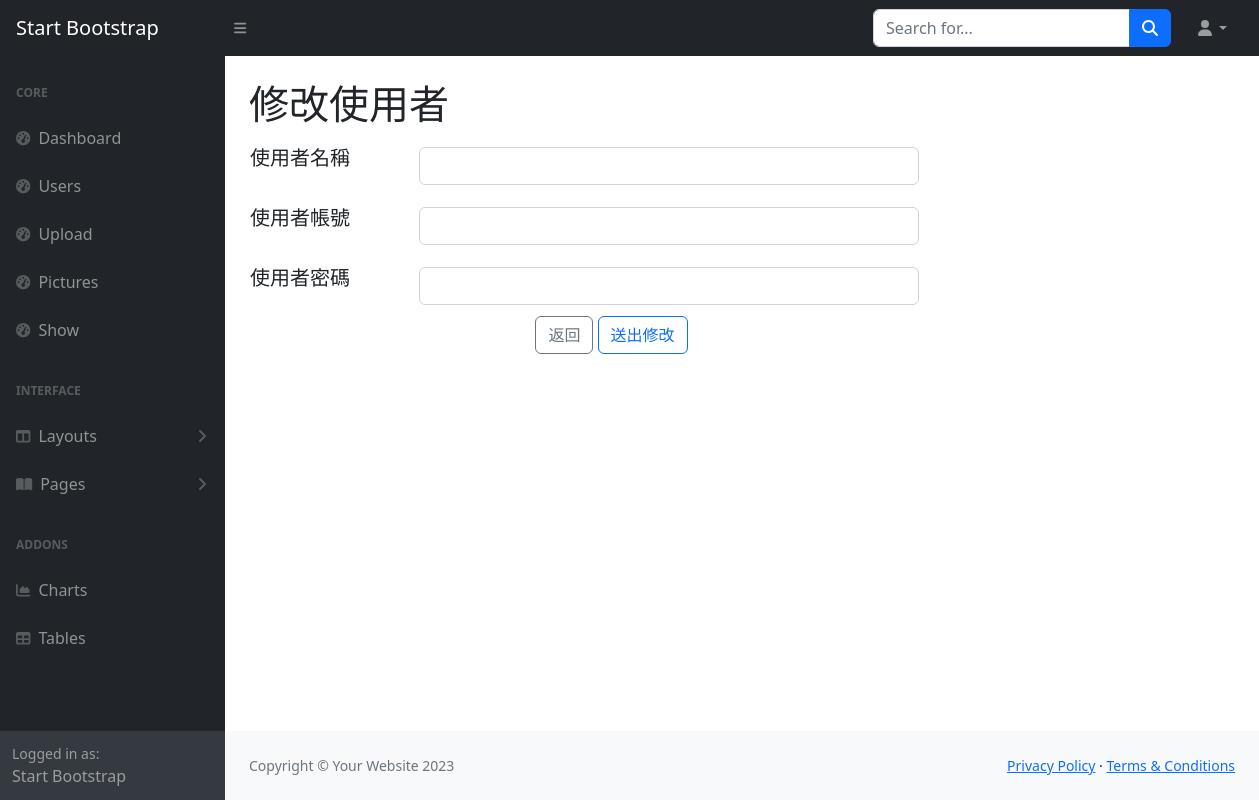
The app's page /edit/180, older data.
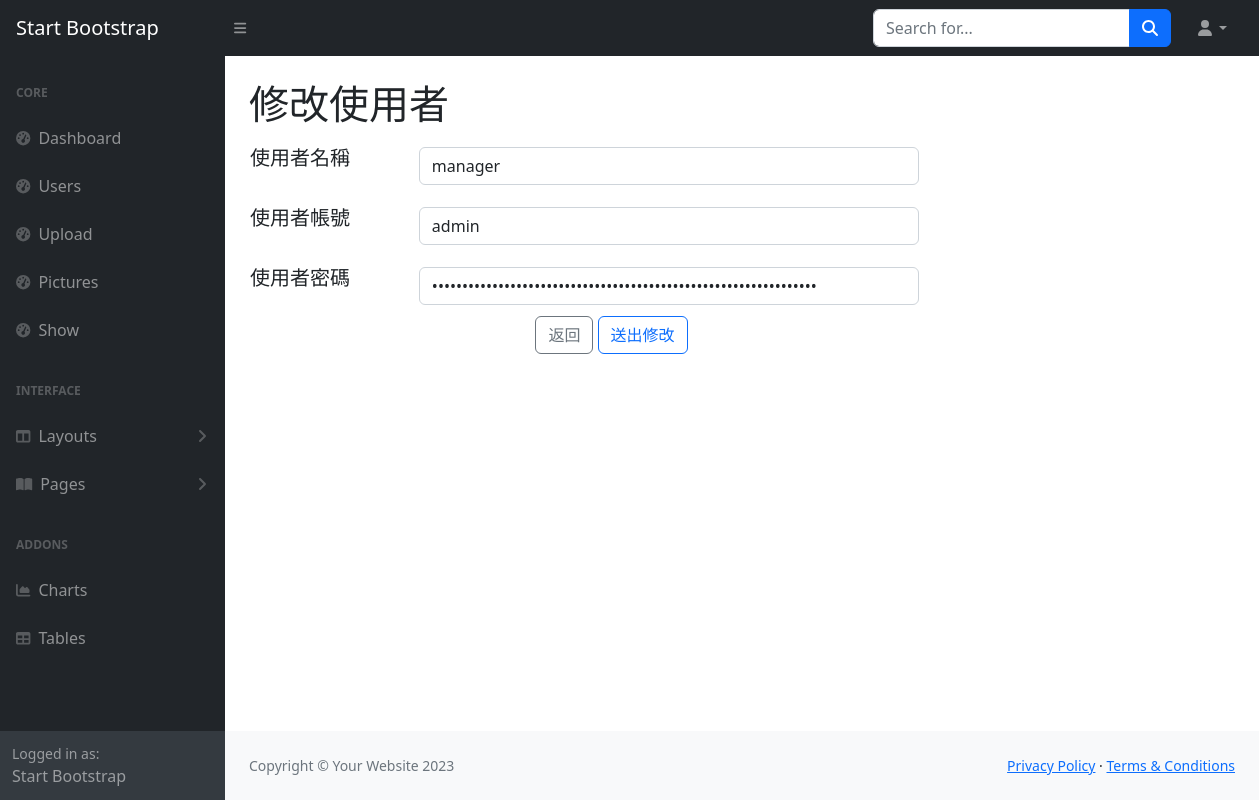
The same page, newer data.
### tables this page shows
CREATE TABLE Users (id INTEGER PRIMARY KEY AUTOINCREMENT, name nvarchar (20), account nvarchar (40), password nvarchar (40));

### app.py (the view)
@app.route("/edit/<int:id>",methods=['GET','POST'])
def edit(id):
    if request.method == 'POST':
        name = request.form.get('username')
        account = request.form.get('account')
        password = request.form.get('password')
        password = sha256(password)
        with get_db() as cur:
            cur.row_factory = sql.Row
            cur = cur.cursor()
            cur.execute(f'UPDATE Users SET name="{ name }", account="{account}", password="{password}" WHERE id = "{id}";')
            data = cur.fetchone()
            cur.close()
        flash('修改成功')
        return redirect(url_for('users'))
    else:
        with get_db() as cur:
            cur.row_factory = sql.Row
            cur = cur.cursor()
            cur.execute(f'select * from Users where id = {id}')
            data = cur.fetchone()
            cur.close()
            return render_template("edit.html",data = data)

### app.py (called while the page is built)
def get_db():
    db = getattr(g, '_database', None)
    if db is None:
        db = g._database = sql.connect(DATABASE)
    return db

@app.teardown_appcontext
def close_connection(exception):
    db = getattr(g, '_database', None)
    if db is not None:
        db.close()

### templates/edit.html
{% extends "layout/back.html" %}
{% block main %}
    <h1 class="mt-4">修改使用者</h1>
    <form action="/edit/{{data.id}}" method="post" onsubmit="return CheckSubmit();">
    <table style="width: 1000px;">
        <tr style="height: 60px;">
            <td>
                <h5><label class="form-label" for="username">使用者名稱</label></h5>
            </td>
            <td>
                <input id="username" class="form-control" name="username" style="width: 500px" value="{{data.name}}"/>
            </td>
        </tr>
        <tr style="height: 60px;">
            <td>
                <h5><label class="form-label" for="account">使用者帳號</label></h5>
            </td>
            <td>
                <input id="account" class="form-control" name="account" style="width: 500px" value="{{data.account}}"/>
            </td>
        </tr>
        <tr style="height: 60px;">
            <td>
                <h5><label class="form-label" for="password">使用者密碼</label></h5>
            </td>
            <td>
                <input id="password" class="form-control" name="password" type="password" style="width: 500px" value="{{data.password}}"/>
            </td>
        </tr>
    </table>
    <div style="width: 725px;" align="center">
        <a type="button" class="btn btn-outline-secondary" href="/users">返回</a>
        <button type="submit" class="btn btn-outline-primary">送出修改</button>
    </div>
    </form>
{% endblock main %}

Row changes from the older to the newer data that the page shows:
added Users: username "manager", account "admin"
